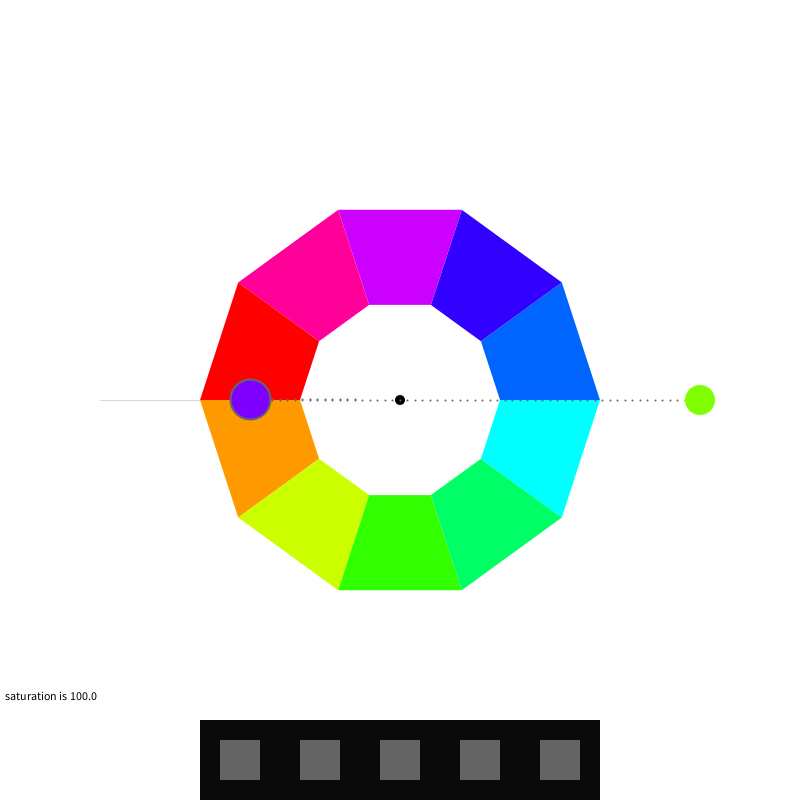
Frame 1 (no input)
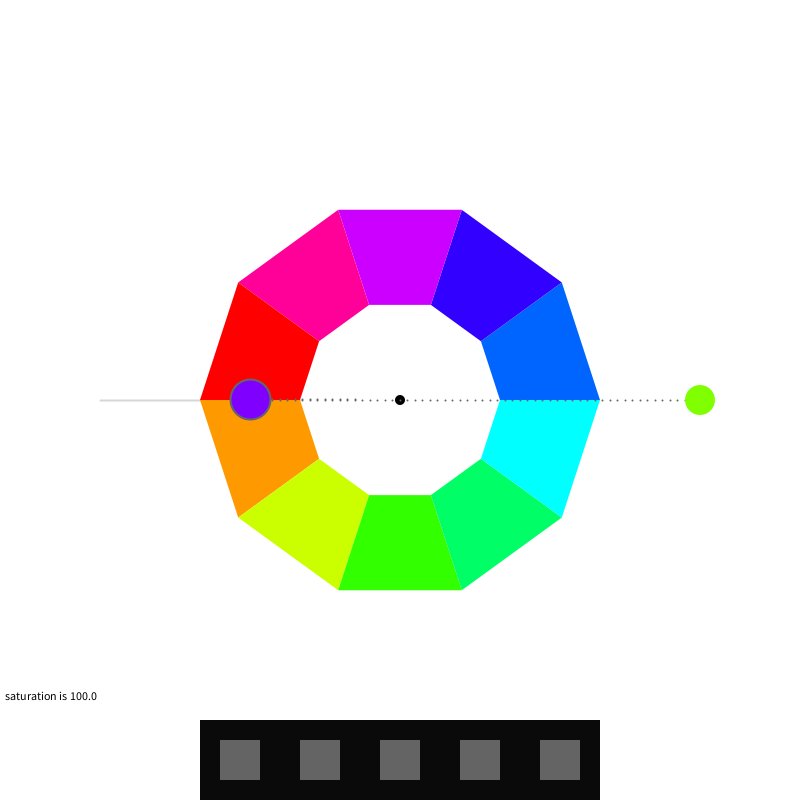
Frame 60 (the mouse pressed at the canvas centre just before this capture)
Frame 120 (the mouse held since frame 60 and released just before this capture): identical to frame 60, image omitted

The Processing sketch that drew these frames (run headless with seeded random() and noise(); from frame 60 on, the mouse is pressed at the canvas centre):

// Processing sketch: processing_153094
// ── processing_153094.pde

/*
 * Creative Coding
 * Week 4, 01 - an interactive colour wheel picker
 * by Indae Hwang and Jon McCormack
 * Copyright (c) 2014 Monash University
 *
 * This program draws an interactive colour selection wheel
 * Drag the colour circle around the hue wheel to change hue, change the distance
 * from the wheel to control brightness.
 *
 * Another colour circle is displayed showing the colour 180 degrees from the current colour
 * 
 */



// colourHandle: the user interface element to changing colours over the wheel
// It has a postion and a size
//
float colorHandleX;
float colorHandleY;
float handleSize = 30;

// arrays for cols
color[] colarray = {color(10), color(10), color(10), color(10), color(10)}; // colour
color[] comparray = {color(100), color(100), color(100), color(100), color(100)};  // complimentary colour


// boolean isLocked
// the state of handle: when the color handle is pressed, 
// color hand is locked–released as the left mouse button is released 
//
boolean isLocked = false;

// Wheel radius: inner and outer
//
float innerR = 100; // inner
float outerR = 200; // outer
float outerR2 = outerR * 1.5; // limit of the handle's "pull" range

// current and complementry colour
float hueValue = 90;
float brightValue = 100;
float complementryHue = 0;
float satValue = 100;

// to cycle through the arrays
int colcount = 0;


void setup() {

  size(800, 800);
  colorMode(HSB, 360, 100, 100); // use HSB colour mode, H=0->360, S=0->100, B=0->100

    colorHandleX = width/2+300;
  colorHandleY = height/2;
}


  

void draw() {
  //Since were using HSB colour mode this clears the display window to white
  //         H  S  B
  background(0, 0, 100);

  // draw reference line at the 0/360 hue boundary
  stroke(0, 40);
  line(width/2 - innerR, height/2, width/2 - outerR2, height/2);

  //draw itten's color wheel - we'll use a QUAD_STRIP for this
  noStroke();
  beginShape(QUAD_STRIP);
  for (int i=0; i<=10; i++) {
    float angle = radians(36*i-90); // 10 x 36 degree steps
    fill(36*i, 100, 100);
    //outside(top)
    vertex(width/2 + outerR*sin(angle), height/2 + outerR*cos(angle) );
    //inside(down)
    vertex(width/2 + innerR*sin(angle), height/2 + innerR*cos(angle) );
  }
  endShape(CLOSE);
  
    // draw rectangles, and inner ones
  for (int i=0; i<=4; i++) {
  fill(colarray[i]);
  rect(i * 80 + 200, 720, 80, 80);
    fill(comparray[i]);
  rect(i * 80 + 220, 740, 40, 40);
  
  }

  // colour handle Position Update
  colorHandleUpdate();

  //draw dotted line from center to colorhandle
  dotLine(width/2, height/2, colorHandleX, colorHandleY, 40); 

  //draw color handle
  noStroke();
  fill(0);
  ellipse(width/2, height/2, 10, 10);

  text("saturation is " + satValue, 5,height-100);

  //   H         S    B
  fill(hueValue, satValue, brightValue);
  ellipse(colorHandleX, colorHandleY, handleSize, handleSize );

  //complementry color for colorHandle (comHand)
  float angleComHand = map( atan2(colorHandleX-width/2, colorHandleY-height/2), -PI, PI, TWO_PI, 0) + HALF_PI;
  float radiusComeHand = 150;
  float comHandX = width/2  + radiusComeHand * cos(angleComHand);
  float comHandY = height/2 + radiusComeHand * sin(angleComHand);

  //dotline from center to comHand
  dotLine(width/2, height/2, comHandX, comHandY, 20); 

  complementryHue = calculateCompHue(hueValue);

  //println("hueValue: "+hueValue + " + "+"comhue: "+complementryHue);

  fill( complementryHue, satValue, brightValue );
  ellipse(comHandX, comHandY, 40, 40);
  

  
  
}

/*
 * calculateCompHue
 *
 * Calculates the complimentary hue from the hue supplied
 */
float calculateCompHue(float hueValue) {

  // Calculate complimentary color with hueValue
  // The complimentary colour should be 180 degrees opposite the selected colour
  if (hueValue >= 180 && hueValue < 360) {
    return hueValue-180;
  }
  else 
    return hueValue+180;
}

// trying this
  // compvalue = calculateCompHue(float hueValue);
/*
 * colorHandleUpdate
 *
 * Updates the position and orientation of the colour handle based on
 * mouse position when left mouse button is pressed.
 */
void colorHandleUpdate() {

  // isLocked will be true if we pressed the mouse down while over the handle
  if (isLocked) {

    // calculate angle of handle based on mouse position
    // atan2 value is in the range from pi to -pi
    float angle = atan2(mouseY-height/2, mouseX-width/2  );
    
    // change float variable from dist to distance
    // meant it works in javascript
    float distance = dist(mouseX, mouseY, width/2, height/2);
    float radius = constrain(distance, outerR, outerR2); 
    colorHandleX = width/2  + radius * cos(angle);
    colorHandleY = height/2 + radius * sin(angle);

    hueValue = map (degrees(angle), -180, 180, 360, 0);

    // map distance from outer edge of the wheel to brightness
    brightValue = map(radius, outerR, outerR2, 0, 100);

    //Shape for the locked colorHandle 
    noStroke(); 
    fill(0, 0, 85);
    ellipse(colorHandleX, colorHandleY, handleSize+20, handleSize+20);
    


  }
}


/*
 * isWithinCircle
 * boolean function that returns true if the mouse is within the circle with centre (x,y) radius r
 */
boolean isWithinCircle(float x, float y, float r) {
  float distance = dist(mouseX, mouseY, x, y);
  return (distance <= r);
}

/*
 * dotLine
 * draw a dotted line from (x1,y1) to (x2,y2)
 */
void dotLine(float x1, float y1, float x2, float y2, int dotDetail) {

  for (int i=0; i<=dotDetail; i++) {
    float dotDetailFloat = (float) dotDetail;
    float dotX = lerp(x1, x2, i/dotDetailFloat);
    float dotY = lerp(y1, y2, i/dotDetailFloat);
    strokeWeight(2);
    stroke(0, 0, 40);
    point(dotX, dotY);
  }
}

void keyPressed() {
  // left and right arrow keys to change saturation
  if ( keyPressed ) {
    if (keyCode == LEFT && satValue > 5) {
      satValue -= 5;
    } 
    else if (keyCode == RIGHT && satValue < 100) {
      satValue += 5;
    }
  }
}


/*
 * mousePressed
 * When mouse button is first pressed, check if the user has pressed over the colour handle
 * If so, set isLocked to true to lock manipulation of the handle
 *
 */
void mousePressed() {
  if (isWithinCircle(colorHandleX, colorHandleY, handleSize)) {
    isLocked = true;

     
  }
}

/*
 * mouseReleased
 * Unlock control of the handle
 *
 */
void mouseReleased() {
  isLocked = false;
   // set arrays of colours
   colarray [colcount] = color(hueValue, satValue, brightValue);   
   comparray[colcount] = color(complementryHue, satValue, brightValue);
   colcount += 1;
  colcount = colcount % 5;

}
